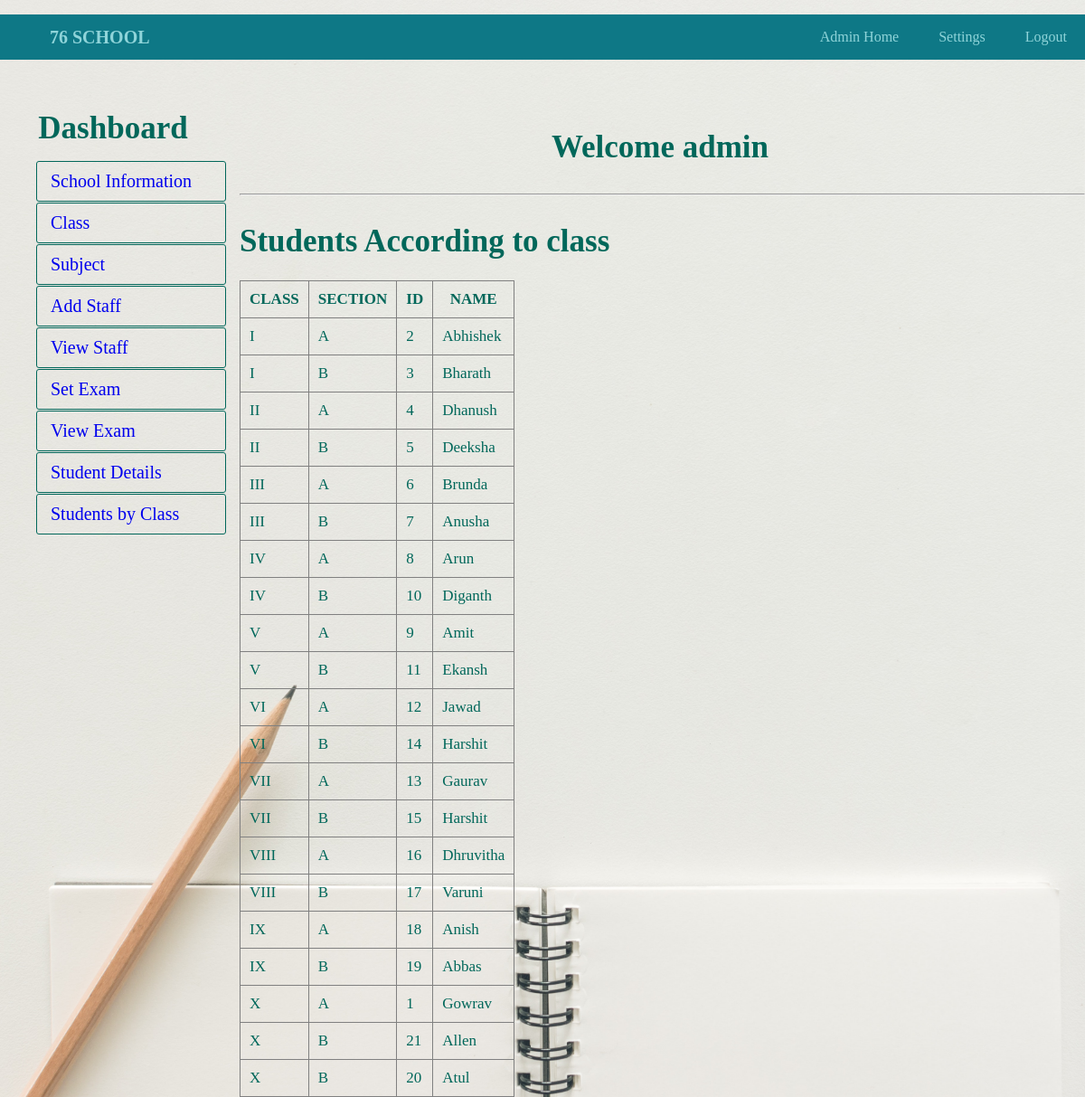
The page /getStudentsByClass.php (signed in) on the database its author committed.
### tables this page shows
CREATE TABLE `student` (
  `ID` int(11) NOT NULL,
  `RNO` varchar(150) NOT NULL,
  `NAME` varchar(150) NOT NULL,
  `FNAME` varchar(150) NOT NULL,
  `DOB` varchar(150) NOT NULL,
  `GEN` varchar(150) NOT NULL,
  `PHO` varchar(150) NOT NULL,
  `MAIL` varchar(150) NOT NULL,
  `ADDR` text NOT NULL,
  `SCLASS` varchar(150) NOT NULL,
  `SSEC` varchar(150) NOT NULL,
  `SIMG` varchar(150) NOT NULL,
  `TID` int(11) NOT NULL
);

### getStudentsByClass.php (the view, shortened to what this page needs)
<?php
	include"database.php";
?>
<!DOCTYPE html>
<html>
	<head>
		<link rel="stylesheet" type="text/css" href="style.css">
	</head>
	<body>
			<?php include"navbar.php";?><br>
			<div id="section">
					<?php include"sidebar.php";?><br><br><br>
					<h3 class="text">Welcome <?php echo $_SESSION["ANAME"]; ?></h3><br><hr><br>
				<div >
						<h3 >Students According to class</h3><br>
						<table border="1px" class="tab1">
							<tr><th>CLASS</th>
								<th>SECTION</th>
								<th>ID</th>
								<th>NAME</th>
							</tr>
							<?php
								$s="CALL `getStudentsByClass`()";
								$res=$db->query($s);
								if($res->num_rows>0)
								{
									while($r=$res->fetch_assoc())
									{
										echo "
											<tr>
												<td>{$r["SCLASS"]}</td>
												<td>{$r["SSEC"]}</td>
												<td>{$r["ID"]}</td>
												<td>{$r["NAME"]}</td>
											</tr>";
									}
								}
								else
								{
									echo "No Record Found";
								}
							?>
						</table>
				</div>
							</div>
	</body>
</html>

### style.css (style rules this page uses)
body , html { margin: 0; padding: 0; background: url(2.jpg) no-repeat center center fixed; height: 100%; background-size: cover; background-position: center; font-family: sans-serif; font-family: "Josefin Sans"; }
h1,h2,h3,h4,h5,h6,label { color:#01675A; font-family:"Josefin Sans"; font-size: 35px; margin: 5px; }
.text { text-align:center; }
tr,td,th { padding:10px; color: #01675A; font-size: 17px; }
.tab1 { color: #01675A; }
table { border-collapse:collapse; }

### rows shown on the page
student: SCLASS "I", SSEC "A", ID "2", NAME "Abhishek"
student: SCLASS "I", SSEC "B", ID "3", NAME "Bharath"
student: SCLASS "II", SSEC "A", ID "4", NAME "Dhanush"
student: SCLASS "II", SSEC "B", ID "5", NAME "Deeksha"
student: SCLASS "III", SSEC "A", ID "6", NAME "Brunda"
student: SCLASS "III", SSEC "B", ID "7", NAME "Anusha"
student: SCLASS "IV", SSEC "A", ID "8", NAME "Arun"
student: SCLASS "IV", SSEC "B", ID "10", NAME "Diganth"
student: SCLASS "V", SSEC "A", ID "9", NAME "Amit"
student: SCLASS "V", SSEC "B", ID "11", NAME "Ekansh"
student: SCLASS "VI", SSEC "A", ID "12", NAME "Jawad"
student: SCLASS "VI", SSEC "B", ID "14", NAME "Harshit"
student: SCLASS "VII", SSEC "A", ID "13", NAME "Gaurav"
student: SCLASS "VII", SSEC "B", ID "15", NAME "Harshit"
student: SCLASS "VIII", SSEC "A", ID "16", NAME "Dhruvitha"
student: SCLASS "VIII", SSEC "B", ID "17", NAME "Varuni"
student: SCLASS "IX", SSEC "A", ID "18", NAME "Anish"
student: SCLASS "IX", SSEC "B", ID "19", NAME "Abbas"
student: SCLASS "X", SSEC "A", ID "1", NAME "Gowrav"
student: SCLASS "X", SSEC "B", ID "21", NAME "Allen"
student: SCLASS "X", SSEC "B", ID "20", NAME "Atul"

### other values the page prints
$_SESSION["ANAME"] "admin"
